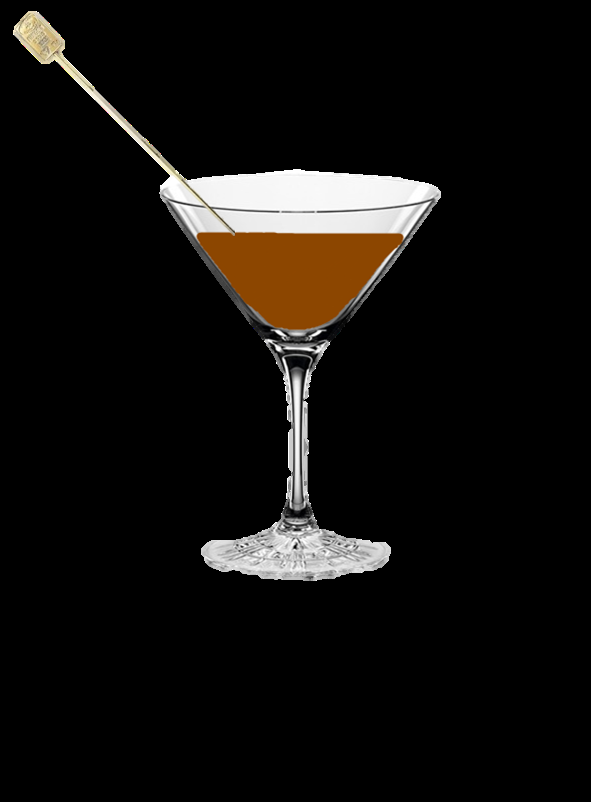
#> input picture server123/bin/Debug/a/13.png, 591 x 802 px, found by its file name
$ python '색 구분 기본2.py'
#> lines starting #> are read from the running program, lines starting #| are printed output that depends on the picture; after the words box and inside, x2 and y2 are one past the last pixel; in counts of white or black regions, pixels touching at a corner belong together
import cv2
import numpy as np

img = cv2.imread("./image/13.png")              # 사진 읽기
#> img is the input picture: shape (802, 591, 3); mean B, G, R 13.6, 15.8, 17.8
hsv_img = cv2.cvtColor(img, cv2.COLOR_BGR2HSV)  # 색상 BGR 에서 HSV 로 변환
#> hsv_img: shape (802, 591, 3); mean H, S, V 1, 7.6, 17.8

bound_lower = np.array([25, 20, 20])        # 색상 하한값
bound_upper = np.array([100, 255, 255])     # 색상 상한값 ex)녹색

mask = cv2.inRange(hsv_img, bound_lower, bound_upper) # 특정 생삭 영역을 추출, 상하한 값 기준
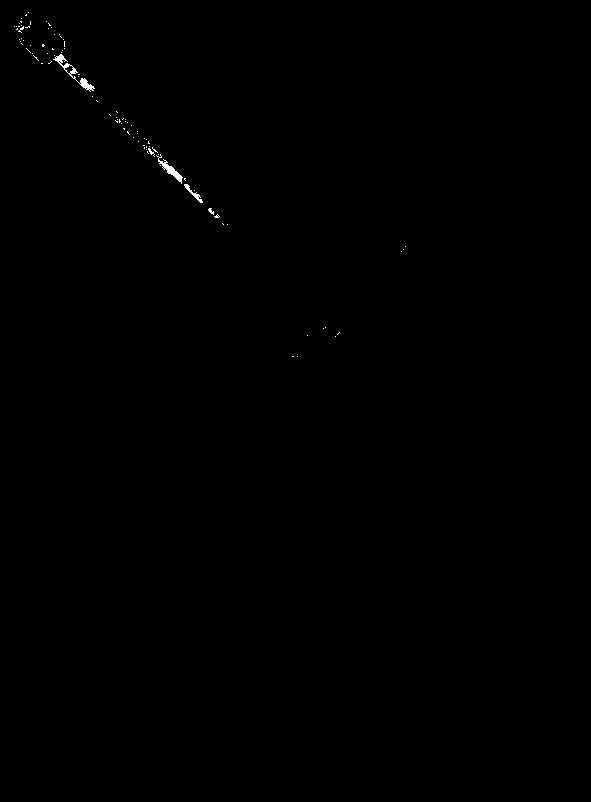
#> mask: shape (802, 591); 0.16% white; 94 white regions (89 under 20 px), largest, box (x1, y1, x2, y2) and area: (53, 54, 95, 92) 251, (156, 154, 183, 184) 181, (184, 184, 203, 203) 84, (148, 148, 155, 157) 22, (208, 208, 214, 215) 22

kernel = np.ones((20,20),np.uint8)      # 잡음 크기
mask = cv2.morphologyEx(mask, cv2.MORPH_CLOSE, kernel)  # 검은부분의 백색 잡음 제거
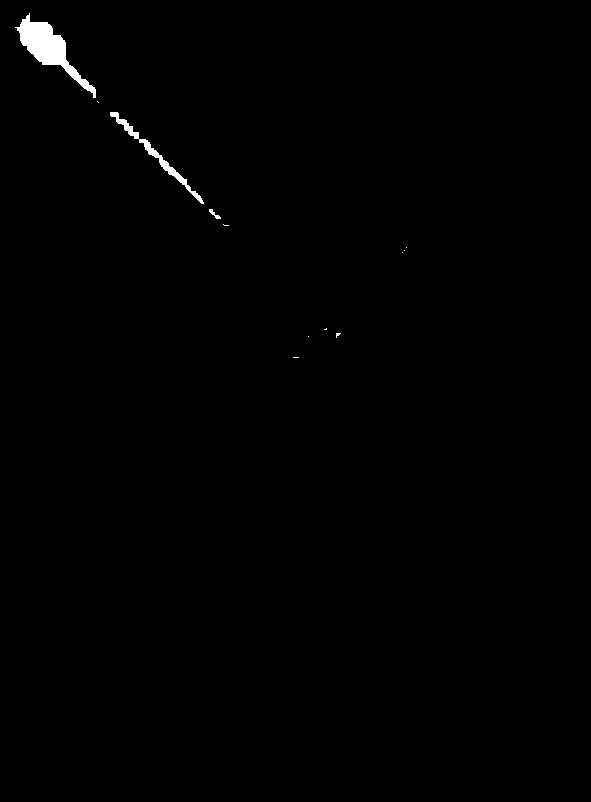
#> mask: shape (802, 591); 0.56% white; 12 white regions (9 under 20 px), largest, box (x1, y1, x2, y2) and area: (15, 13, 96, 98) 1871, (110, 112, 204, 204) 705, (209, 209, 221, 219) 45
mask = cv2.morphologyEx(mask, cv2.MORPH_OPEN, kernel)   # 백색부분의 검은 잡음 제거
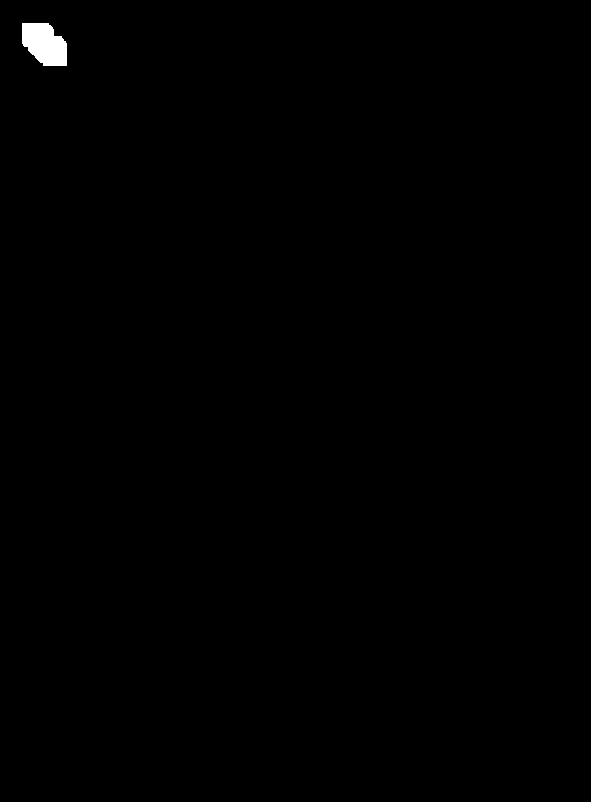
#> mask: shape (802, 591); 0.31% white; 1 white region, box (x1, y1, x2, y2) and area: (22, 23, 67, 66) 1484

seg_img = cv2.bitwise_and(img, img, mask=mask)        # 겹치는 부분 출력

# 경계표시
# contours, hier = cv2.findContours(mask.copy(), cv2.RETR_EXTERNAL, cv2.CHAIN_APPROX_SIMPLE)    # 분할부분 경계표시
# output = cv2.drawContours(seg_img, contours, -1, (0, 255, 0), 3)        # 레드 컬러로

cv2.imshow("Result", seg_img)
cv2.waitKey(0)
cv2.destroyAllWindows()
